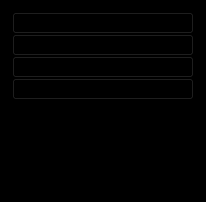
               <widget class="QWidget" name="page">
                <property name="geometry">
                 <rect>
                  <x>0</x>
                  <y>0</y>
                  <width>206</width>
                  <height>202</height>
                 </rect>
                </property>
                <property name="styleSheet">
                 <string notr="true">background-color:rgb(0,0,0);</string>
                </property>
                <attribute name="icon">
                 <iconset resource="icons.qrc">
                  <normaloff>:/icons/icons/chevron-down.svg</normaloff>:/icons/icons/chevron-down.svg</iconset>
                </attribute>
                <attribute name="label">
                 <string>Menu Principal</string>
                </attribute>
                <layout class="QVBoxLayout" name="verticalLayout_7">
                 <item alignment="Qt::AlignTop">
                  <widget class="QFrame" name="frame_9">
                   <property name="styleSheet">
                    <string notr="true">QPushButton:hover{
color: #000000;
background-color: white;
border-top-left-radius: 20px;
border-bottom-left-radius: 20px;
}</string>
                   </property>
                   <property name="frameShape">
                    <enum>QFrame::StyledPanel</enum>
                   </property>
                   <property name="frameShadow">
                    <enum>QFrame::Raised</enum>
                   </property>
                   <layout class="QVBoxLayout" name="verticalLayout_8">
                    <property name="spacing">
                     <number>0</number>
                    </property>
                    <property name="leftMargin">
                     <number>0</number>
                    </property>
                    <property name="topMargin">
                     <number>0</number>
                    </property>
                    <property name="rightMargin">
                     <number>0</number>
                    </property>
                    <property name="bottomMargin">
                     <number>0</number>
                    </property>
                    <item>
                     <widget class="QPushButton" name="bt_inicio">
                      <property name="text">
                       <string>Inicio</string>
                      </property>
                      <property name="icon">
                       <iconset resource="icons.qrc">
                        <normaloff>:/icons/icons/home.svg</normaloff>:/icons/icons/home.svg</iconset>
                      </property>
                      <property name="iconSize">
                       <size>
                        <width>25</width>
                        <height>25</height>
                       </size>
                      </property>
                     </widget>
                    </item>
                    <item>
                     <widget class="QPushButton" name="bt_ECG">
                      <property name="text">
                       <string>ECG</string>
                      </property>
                      <property name="icon">
                       <iconset resource="icons.qrc">
                        <normaloff>:/icons/icons/activity.svg</normaloff>:/icons/icons/activity.svg</iconset>
                      </property>
                      <property name="iconSize">
                       <size>
                        <width>25</width>
                        <height>25</height>
                       </size>
                      </property>
                     </widget>
                    </item>
                    <item>
                     <widget class="QPushButton" name="bt_registro">
                      <property name="text">
                       <string>Último registro</string>
                      </property>
                      <property name="icon">
                       <iconset resource="icons.qrc">
                        <normaloff>:/icons/icons/file-text.svg</normaloff>:/icons/icons/file-text.svg</iconset>
                      </property>
                      <property name="iconSize">
                       <size>
                        <width>25</width>
                        <height>25</height>
                       </size>
                      </property>
                     </widget>
                    </item>
                    <item>
                     <widget class="QPushButton" name="bt_BD">
                      <property name="text">
                       <string>Base de datos</string>
                      </property>
                      <property name="icon">
                       <iconset resource="icons.qrc">
                        <normaloff>:/icons/icons/database.svg</normaloff>:/icons/icons/database.svg</iconset>
                      </property>
                      <property name="iconSize">
                       <size>
                        <width>25</width>
                        <height>25</height>
                       </size>
                      </property>
                     </widget>
                    </item>
                   </layout>
                  </widget>
                 </item>
                </layout>
               </widget>
